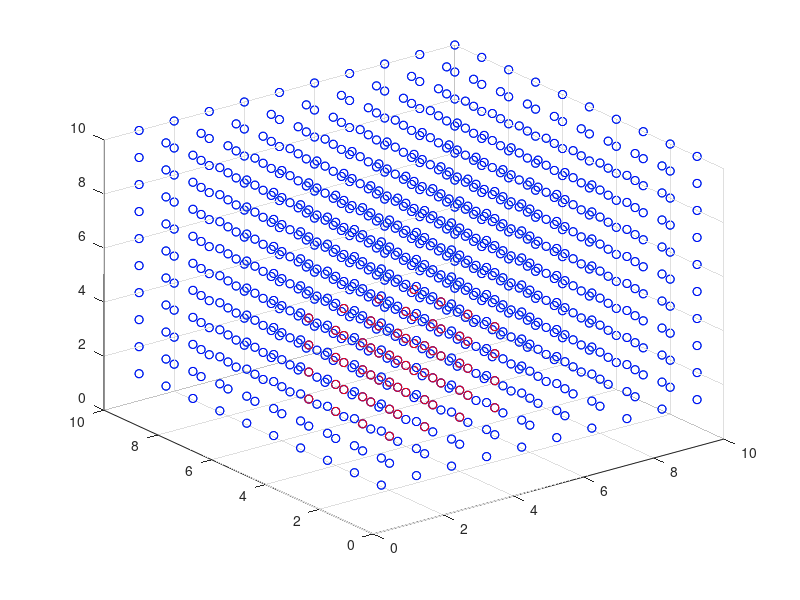

Write the MATLAB code that produced this figure.
%% Simulate 3D data
clear; clc; close all;

%% Create 3d coordinates 

% Set some parameters
length = 10;
numTrials = 300;
numVoxels = length ^ 3;

% Assign length for x y z 
% (currently it only works for space with equal length)
x = length;
y = length;
z = length;

% Get coordinates for x y z
tempx = repmat([1:x]', [y * z,1]);
tempy = repmat(1:x, z);
tempy = tempy(:);
tempz = sort(tempx);

% Concatenation, get the coordinates  
map = [tempx, tempy, tempz];

% check if I am doing the right thing
figure(1)
scatter3(tempx,tempy,tempz);

% Create the data set 
X = zeros(numVoxels, numTrials);



%% Adding signal to a cluster
% Set the range of the cluster
upper = 5;
lower = 2;

% Get coordinates that satisfy the range
for i = 1 : numVoxels
    if sum(map(i,:) <= upper) == 3 && sum(map(i,:) >= lower) == 3
        tempCod(i,:) = map(i,:);
    else
        tempCod(i,1:3) = NaN;
    end
end

% Get indices for voxels in the range 
signalInd = find(~isnan(tempCod(:,1)));

% Get rid of zero row
tempCod( ~any(tempCod,2), : ) = [];

% Transform to a form that allows scatter3()
sigx = tempCod(:,1);
sigy = tempCod(:,2);
sigz = tempCod(:,3);

% Visualize it, make sure that I'm doing the right thing
figure(1)
hold on 
scatter3(tempx,tempy,tempz, 'b');
scatter3(sigx,sigy,sigz, 'r');
hold off


%% Adding noise 



